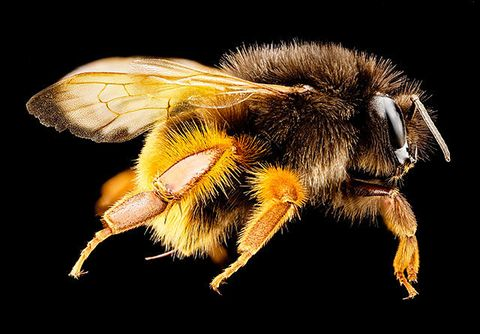
%> input picture DIP Assignment 2/Data/Images/Bee.jpg, 480 x 334 px
$ octave --eval "result = otsuBinarization(imread('../../DIP Assignment 2/Data/Images/Bee.jpg'));"   (GNU Octave 9; MATLAB toolbox functions it lacks are replaced by stand-ins)
%> lines starting %> are read from the running program, lines starting %| are printed output that depends on the picture; in (x1, y1, x2, y2) boxes, pixels count from 0 and x2, y2 are one past the last pixel; in counts of white or black regions, pixels touching at a corner belong together; the program's own positions count from 1
### DIP Assignment 1/Source/myHistGS.m
function [freq,binCen,counts,binLocs] = myHistGS(img,nBins)
%> called with nBins = 256

[x, y] = size(img);
%> x = 334; y = 1440

binCen = (0:nBins-1)';
freq = zeros(nBins,1);

for j = 1 : x
     for k = 1 : y
         m= img(j,k);
         freq(m+1)=freq(m+1)+1;
     end
end
%> after the loop, freq = 256 values, max 270961 at index 1, min 0 at index 256, mean 1878.8

[counts,binLocs]=imhist(img);
%> counts = 256 values, max 270961 at index 1, min 487 at index 255, mean 1878.8; binLocs = 256 values from 0 to 255

end


### DIP Assignment 1/Source/otsuBinarization.m
function [threshSigB,threshSigW,timeSigB,timeSigW,binImg,threshLib] = otsuBinarization(img)

[freq]=myHistGS(img,256);

tot_pix=sum(freq);
%> tot_pix = 480960
pmf=freq/tot_pix;
%> pmf = 256 values, max 0.563 at index 1, min 0 at index 256, mean 0.00391
pmf=pmf';
varB=zeros(1,256);

tic;
for k= 1:256
    W0=sum(pmf(1:k));
    W1=sum(pmf(k+1:256));
    if W1==0||W0==0
        continue;
    end
    U0=sum([0:k-1].*pmf(1:k))/W0;
    U1=sum([k:255].*pmf(k+1:256))/W1;
    varB(k)=W0*W1*((U0-U1)^2);
end
%> this loop made 256 passes
%> (W0, W1, U0, U1) on passes 1 to 3: (0.563, 0.437, 0, 101.4), (0.583, 0.417, 0.0332, 106.1), (0.595, 0.405, 0.074, 109.2)
%> after the loop, varB = 256 values, max 4702.5 at index 94, min 0 at index 255, mean 3633

max_varB=max(varB);
%> max_varB = 4702.5
threshSigB=find(max_varB==varB,1)-1;
%> threshSigB = 93
timeSigB=toc;

varW=ones(1,256)*1e10;

tic;
for k= 1:256
    W0=sum(pmf(1:k));
    W1=sum(pmf(k+1:256));
    if W1==0||W0==0
        continue;
    end
    U0=sum([0:k-1].*pmf(1:k))/W0;
    U1=sum([k:255].*pmf(k+1:256))/W1;
    S0=sum((([0:k-1]-U0).^2).*pmf(1:k))/W0;
    S1=sum((([k:255]-U1).^2).*pmf(k+1:256))/W1;
    varW(k)=W0*S0+W1*S1;
end
%> this loop made 256 passes
%> (W0, W1, U0, U1, S0, S1) on passes 1 to 3: (0.563, 0.437, 0, 101.4, 0, 6904.9), (0.583, 0.417, 0.0332, 106.1, 0.0321, 6736), (0.595, 0.405, 0.074, 109.2, 0.11, 6601)
%> after the loop, varW = 256 values, max 10000000000 at index 255, min 842.5 at index 94, mean 78126868.6

min_varW=min(varW);
%> min_varW = 842.5
threshSigW=find(min_varW==varW,1)-1;
%> threshSigW = 93
timeSigW=toc;

threshLib = graythresh(img)*255;
%> threshLib = 93
binImg = img>threshSigB;
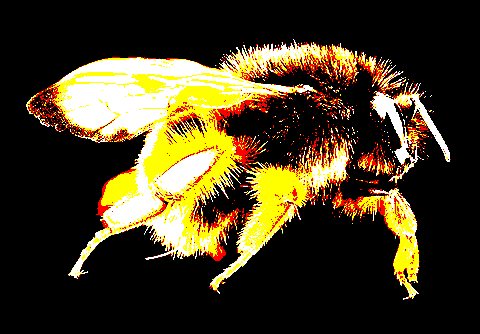
%> binImg: size 334x480x3 logical; mean R, G, B 0.275, 0.227, 0.121

end

$ run again, on DIP Assignment 2/Data/Images/LowLight_2.png
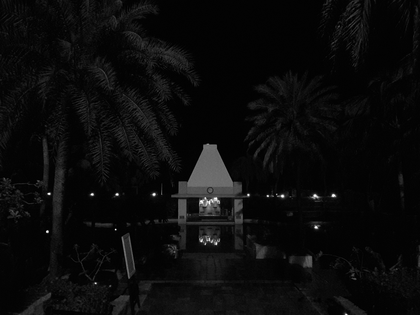
%> input picture DIP Assignment 2/Data/Images/LowLight_2.png, 420 x 315 px, shrunk from 1239 x 929 before the run
%> after the loop in myHistGS, `for j = 1 : x`: freq = 256 values, max 28993 at index 4, min 0 at index 132, mean 516.8
%> counts has the same summary as freq; binLocs = 256 values from 0 to 255
%> tot_pix = 132300
%> pmf = 256 values, max 0.219 at index 4, min 0 at index 132, mean 0.00391
%> the loop in otsuBinarization, `for k= 1:256` made 256 passes
%> (W0, W1, U0, U1) on passes 1 to 3: (0.00218, 0.998, 0, 11.33), (0.0053, 0.995, 0.588, 11.36), (0.0663, 0.934, 1.89, 11.97)
%> after the loop in otsuBinarization, `for k= 1:256`: varB = 256 values, max 183.9 at index 50, min 0 at index 255, mean 81.12
%> max_varB = 183.9
%> threshSigB = 49
%> the loop in otsuBinarization, `for k= 1:256` made 256 passes
%> (W0, W1, U0, U1, S0, S1) on passes 1 to 3: (0.00218, 0.998, 0, 11.33, 0, 285.9), (0.0053, 0.995, 0.588, 11.36, 0.242, 286.4), (0.0663, 0.934, 1.89, 11.97, 0.166, 299)
%> after the loop in otsuBinarization, `for k= 1:256`: varW = 256 values, max 10000000000 at index 255, min 101.6 at index 50, mean 78125202.2
%> min_varW = 101.6
%> threshSigW = 49
%> in otsuBinarization, `binImg = img>threshSigB;`:
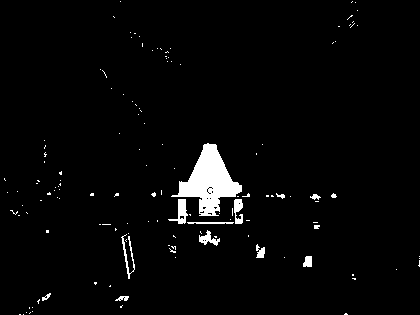
%> binImg: size 315x420 logical; 2.9% white; 136 white regions (122 under 20 px), largest, box (x1, y1, x2, y2) and area: (171, 143, 242, 216) 2310, (168, 199, 188, 224) 213, (234, 199, 243, 224) 164
